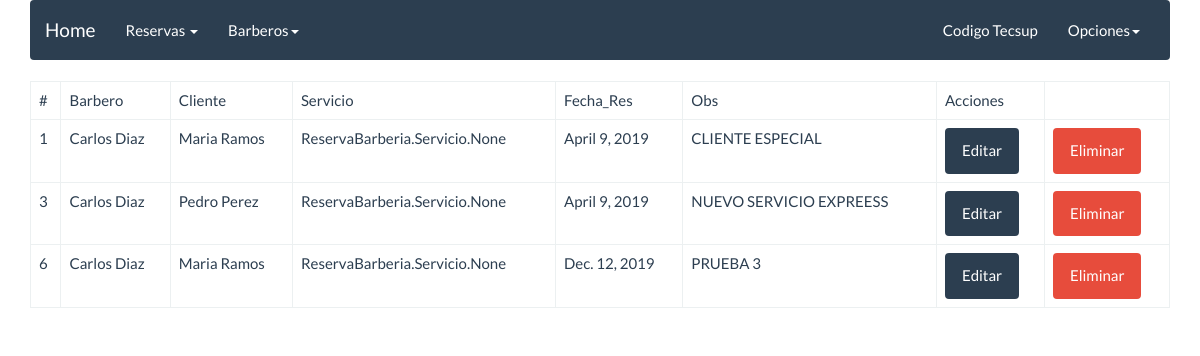
The app's page /listar/ with its own data.
### ReservaBarberia/models.py (models this page shows)
class Reserva(models.Model):
    codreserva =models.AutoField(primary_key=True)
    codbarbero = models.ForeignKey(Barbero,on_delete=models.CASCADE)
    codclie = models.ForeignKey(Cliente,on_delete=models.CASCADE)
    codserv = models.ManyToManyField(Servicio)
    fecha = models.DateField()
    obs = models.TextField()
    class Meta:
        verbose_name= 'Reserva'
        verbose_name_plural='Reservas'
        ordering=['fecha']

class Barbero(models.Model):
    codbarbero = models.AutoField(primary_key=True)
    barberonom = models.CharField(max_length=150,blank=False,null=False)
    fecharegistro = models.DateField()
    descripcion = models.TextField()
    correo = models.EmailField(max_length=250)
    fotobarbero = models.ImageField(upload_to='fotosbarberos', null=True)
    class Meta:
        verbose_name= 'Barbero'
        verbose_name_plural='Barberos'
        ordering=['barberonom']
    def __str__(self):
        return self.barberonom

class Cliente(models.Model):
    codcliente =models.AutoField('Codigo',primary_key=True)
    clientenom =models.CharField('Cliente',max_length=150,blank=False,null=False)
    fecharegistro =models.DateField()
    telefono = models.CharField('Telefono',max_length=12)
    correo=models.EmailField('Correo',max_length=250)
    class Meta:
        verbose_name= 'Cliente'
        verbose_name_plural='Clientes'
        ordering=['clientenom']
    def __str__(self):
        return self.clientenom

### ReservaBarberia/views.py (the view)
# urls.py: path('listar/',views.reserva_list,name='reserva_list'),
def reserva_list (request):
    reserva = Reserva.objects.all()
    contexto = {'reservas': reserva}
    return render(request,'reservas/reserva_list.html',contexto)

### templates/reservas/reserva_list.html
{% extends 'base/base.html' %}
{% block content %}
<table class="table table-bordered">
	<thead>
		<tr>
			<td>#</td>
			<td>Barbero</td>
			<td>Cliente</td>
			<td>Servicio</td>
			<td>Fecha_Res</td>
			<td>Obs</td>
			<td>Acciones</td>
		</tr>
	</thead>
	<tbody>
        {% if reservas %}
        {% for reserva in  reservas %}
		<tr>
            <td>{{ reserva.codreserva }}</td>
            <td>{{ reserva.codbarbero }}</td>
            <td>{{ reserva.codclie }}</td>
            <td>{{ reserva.codserv}}</td>
			<td>{{ reserva.fecha }}</td>
			<td>{{ reserva.obs }}</td>
			<td>
				<a class ="btn btn-primary" href = "{% url 'reserva_edit' reserva.codreserva %}">Editar</a>
			</td>
			<td>
				<a class ="btn btn-danger" href = "{% url 'reserva_delete' reserva.codreserva %}">Eliminar</a>
			</td>
        </tr>
        {% endfor %}
        {% else %}
        <h1>No Se encontraron Reservas</h1>
        {% endif %}
	</tbody>
</table>
{% endblock%}

### templates/base/base.html (shortened to what this page needs)
{% load staticfiles %}
<!DOCTYPE html>
<html lang="es">
<head>
	<link rel='stylesheet' href="{% static 'css/bootstrap.min.css' %}">
</head>
<body>
<div class="container">
	{% block navbar %}
		<div class="bs-docs-section clearfix">
		    <div class="row">
		        <div class="col-lg-12">
		            <div class="bs-component">
		            	<nav class="navbar navbar-default">
		                	<div class="container-fluid">
		                  		<div class="navbar-header">
		                    		<a class="navbar-brand" href="#">Home</a>
		                  		</div>
		                  	<div class="collapse navbar-collapse" id="bs-example-navbar-collapse-1">
		                    	<ul class="nav navbar-nav">
		                      		<li class="dropdown">
		                        		<a href="#" class="dropdown-toggle" data-toggle="dropdown" role="button" aria-expanded="false">Reservas <span class="caret"></span></a>
		                      		</li>
			                        <li class="dropdown">
			                        	<a href="#" class="dropdown-toggle" data-toggle="dropdown" role="button" aria-expanded="false">Barberos<span class="caret"></span></a>
			                        </li>
		                    	</ul>
		                    	<ul class="nav navbar-nav navbar-right">
		                        	<li class="dropdown"><a href="https://codigo.edu.pe/" onclick="pageTracker._link(this.href); return false;">Codigo Tecsup</a>
		                        	</li>
		                        	<li class="dropdown">
		                        		<a href="#" class="dropdown-toggle" data-toggle="dropdown" role="button" aria-expanded="false">Opciones<span class="caret"></span></a>
		                      		</li>
		                    	</ul>
		                    </div>
		                </div>
		            </nav>
		        </div>
           	</div>
        </div>
    </div>
	{% endblock %}
	{% block content %}{% endblock %}
</div>
</body>
</html>

### records on screen
Reserva: codreserva "1", codbarbero "Carlos Diaz", codclie "Maria Ramos", codserv "ReservaBarberia.Servicio.None", fecha "April 9, 2019", obs "CLIENTE ESPECIAL"
Reserva: codreserva "3", codbarbero "Carlos Diaz", codclie "Pedro Perez", codserv "ReservaBarberia.Servicio.None", fecha "April 9, 2019", obs "NUEVO SERVICIO EXPREESS"
Reserva: codreserva "6", codbarbero "Carlos Diaz", codclie "Maria Ramos", codserv "ReservaBarberia.Servicio.None", fecha "Dec. 12, 2019", obs "PRUEBA 3"
